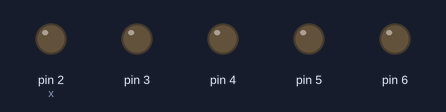
A sketch run on a simulated Arduino Uno, built with avr-gcc and run on an emulated ATmega328P. Parts: output pins drawn as LEDs (lit = HIGH).

Above: at 0.03 s.
At 0.48 s:
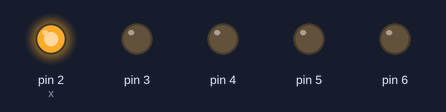
At 0.78 s:
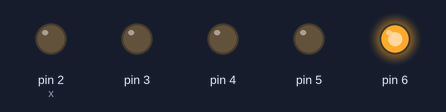
At 1.46 s:
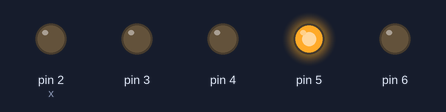
At 2.06 s:
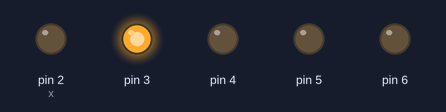
At 2.88 s:
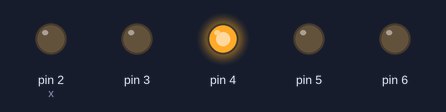
Timing chart, 0 to 3.2 s (numbered marks = the images above):
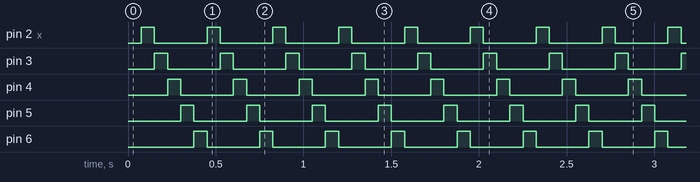

The sketch:

Basic_running_LED_no_delay.ino
```cpp
int x = 2;
unsigned long prevMillis = 0;
unsigned long currMillis;
const long interval = 75;

void setup() {
    pinMode(2, OUTPUT);
    pinMode(3, OUTPUT);
    pinMode(4, OUTPUT);
    pinMode(5, OUTPUT);
    pinMode(6, OUTPUT);
  }

void loop() {
  currMillis = millis();

  if (currMillis - prevMillis >= interval){
    prevMillis = currMillis;
    if (x == 7){
      digitalWrite (6, LOW);
      x = 2;
    }
    if (x > 2){
      digitalWrite (x-1, LOW);
    }
    if (x < 7){
      digitalWrite (x, HIGH);
      x++;
    }
}
}
```

Measured:
- by itself, pin 2 (x), pin 3–6: alternates HIGH for 0.07 s and LOW for 0.30 s
- by itself, everything shown: repeats every 0.37 s, in 5 steps
